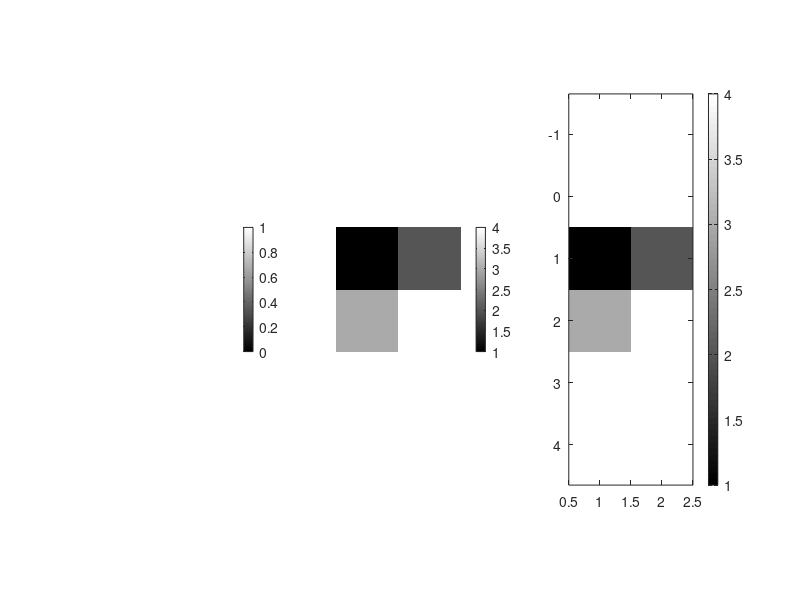

Here is the MATLAB script that generated this plot:
clear;
close all;
clc;

a = 1;
fprintf('%d\n',a);

A = 1*[[1,2];
     [3,4]];


figure;
subplot(1,3,1);
imshow(A);
colormap("gray");
colorbar;

subplot(1,3,2);
imshow(A, []);
colormap("gray");
colorbar;

subplot(1,3,3);
imagesc(A);
axis equal tight;
colormap("gray");
colorbar;
